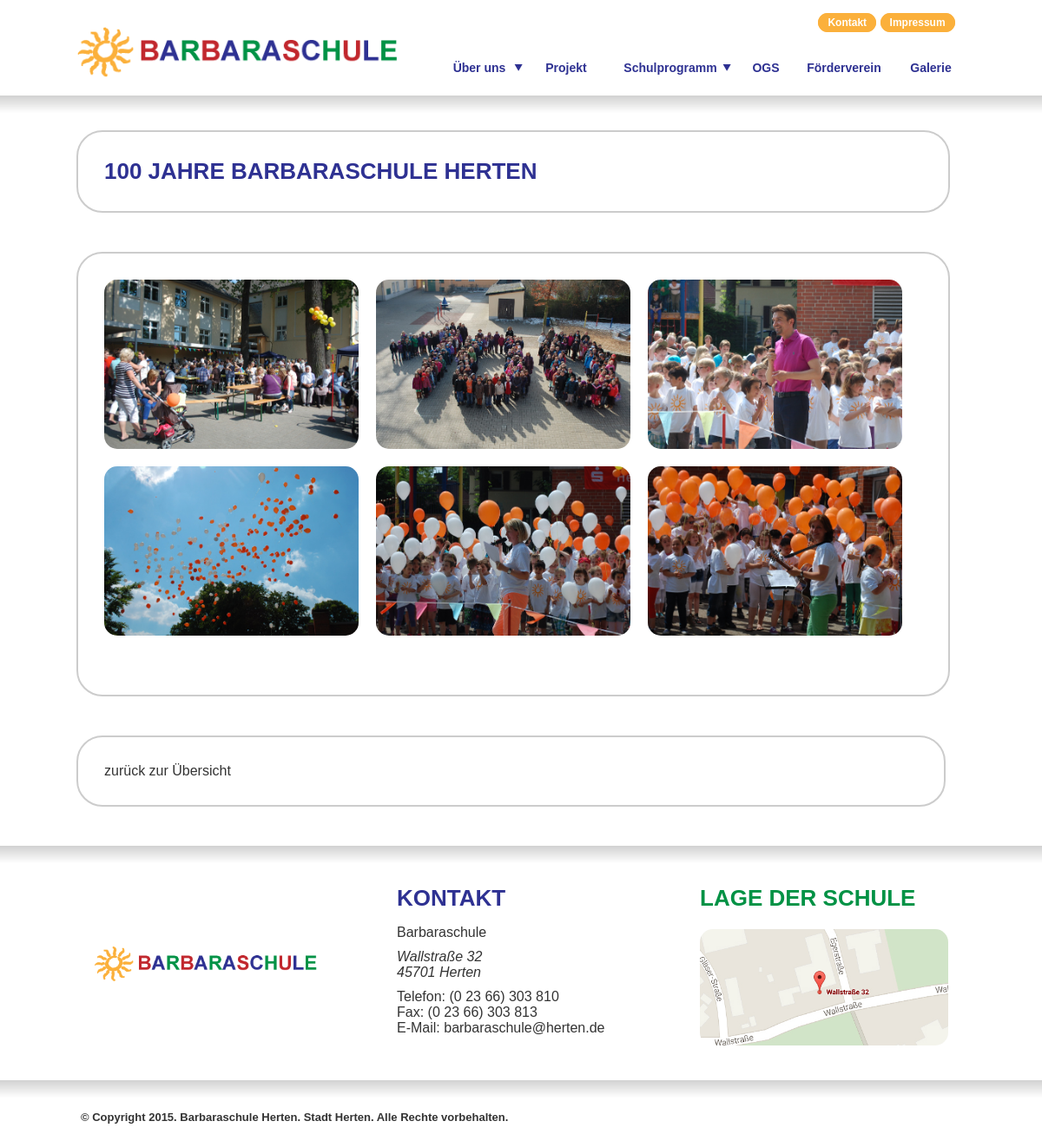
The app's page /bild.php?id=4 with its own data.
### tables this page shows
CREATE TABLE IF NOT EXISTS `imagegroup` (
`id` int(11) NOT NULL,
  `group_title` text NOT NULL,
  `created` timestamp NOT NULL DEFAULT CURRENT_TIMESTAMP
);

CREATE TABLE IF NOT EXISTS `image` (
`id` int(11) NOT NULL,
  `title` text NOT NULL,
  `url` text NOT NULL,
  `date` timestamp NOT NULL DEFAULT CURRENT_TIMESTAMP,
  `groupname` int(11) NOT NULL
);

### bild.php (the view, shortened to what this page needs)
<?php
	include_once('head.php');
	$id = $_REQUEST['id'];
	$sql = "SELECT * FROM imagegroup WHERE id = '".$id."'";
	$res = mysql_query($sql) or error_log(mysql_error());
	$dsatz = mysql_fetch_assoc($res);
	$title = $dsatz['group_title'];
	$sql = "SELECT * FROM image WHERE groupname = '".$id."' ORDER BY date ASC";
	$res = mysql_query($sql) or error_log(mysql_error());
?>
<article class="full">
	<h1><?=($title)?></h1>
</article>
<article role="galerie" class="full">
<?php
	while($dsatz = mysql_fetch_assoc($res)){
		$url = $dsatz['url'];
		$img_title = $dsatz['title'];
?>
		<a href="img/upload/<?=($url)?>" data-lightbox="coverage" data-title="<?=($img_title)?>">
			<img src="img/upload/<?=($url)?>" title="<?=($img_title)?>" />
		</a>
<?php
	}
?>
	<div class="clear">&nbsp;</div>
</article>
<article>
	<a href="galerie.php" title="zurück zur Übersicht">zurück zur Übersicht</a>
</article>
<?php
	include_once('foot.php');
?>

### css/screen.css (style rules this page uses)
* { margin: 0px; padding: 0px; font-family: Helvetica, sans-serif; }
body { font-size: 16px; color: #333; }
#main article { border-radius: 30px; border: 2px solid #CCC; padding: 30px 30px; margin-right: 23px; margin-bottom: 45px; }
article.full { width: 942px; margin-right: 0px; }
article.full ~ article.full { min-height: 140px; }
h1 { font-size: 26px; color: #2E3192; text-transform: uppercase; }
a { text-decoration: none; color: #333; }
img { border-radius: 15px; }
article[role="galerie"] img { width: auto; height: 195px; float: left; margin-right: 20px; margin-bottom: 20px; }
.clear { clear: both; float: none; }

### css/lightbox.css (style rules this page uses)
body:after { content: url('../img/lightbox/close.png') url('../img/lightbox/loading.gif') url('../img/lightbox/prev.png') url('../img/lightbox/next.png'); display: none; }

### records on screen
imagegroup: group_title "100 JAHRE BARBARASCHULE HERTEN"
image: url (picture)
image: url (picture)
image: url (picture)
image: url (picture)
image: url (picture)
image: url (picture)
